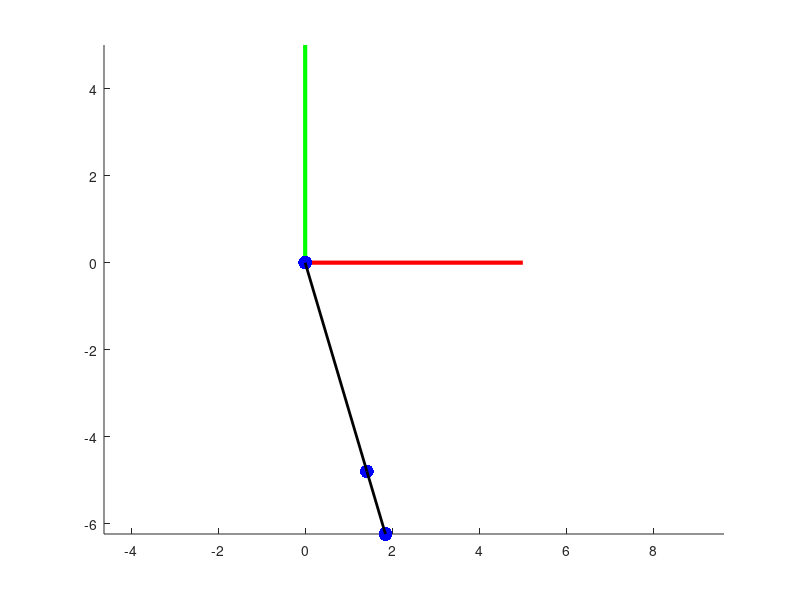

Source code (MATLAB):
close all
clear 
clf

l1 = input("Indica la longitud del primer eslabon eslabon [m]: ");
l2 = input("Indica la longitud del segundo eslabon eslabon [m]: ");
l3 = input("Indica la longitud del tercer eslabon eslabon [m]: ");
fprintf("[DEBUG] Eslabon 1: %f | Eslabon 2: %f | Eslabon 3: %f \n", l1, l2, l3);

rot_1 = input("Indica el angulo de rotacion del primer eslabon [rad]: ");
rot_2 = input("Indica el angulo de rotacion del segundo eslabon [rad]: ");
rot_3 = input("Indica el angulo de rotacion del tercer eslabon [rad]: ");

num_pasos = 50;
ang1 = linspace(0, rot_1, num_pasos);
ang2 = linspace(0, rot_2, num_pasos);
ang3 = linspace(0, rot_3, num_pasos);
%% Traslación 2 eslabones
for i = 1:num_pasos 
    clf
    %%EJES PRINCIPALES
    line([0 5],[0 0],[0 0],'color','red','linewidth', 3)
    line([0 0],[0 5],[0 0],'color','green','linewidth', 3)
    axis equal
    hold on

    %Primera articulación
    joint1 = [0 0]'; %Scatter
    scatter(joint1(1), joint1(2),100,'filled','MarkerFaceColor','blue');
    hold on

    
    %Segunda articulación   
    theta1 = ang1(i);   
    l1x = l1*cos(theta1);
    l1y = l1*sin(theta1);
    l1z = 0;

    joint2 = [l1x l1y l1z 1]';
    scatter(joint2(1), joint2(2),100,'filled','MarkerFaceColor','blue');
    
    % Punto final
    l2 = 1.5;
    theta2 = 0; 
    l2x = l2*cos(theta1 + theta2);
    l2y = l2*sin(theta1 + theta2);
    l2z = 0;

    EFx = l1x + l2x;
    EFy = l1y + l2y;
    EFz = l1z + l2z;
    EF = [EFx EFy EFz 1]';

    scatter(EF(1), EF(2),100,'filled','MarkerFaceColor','blue');

    %%Eslabones
    %Primer eslabón
    line([joint1(1) joint2(1)],[joint1(2) joint2(2)],[0 0],'color','black','linewidth', 2);

    %Segundo eslabón
    line([joint2(1) EF(1)],[joint2(2) EF(2)],[0 0],'color','black','linewidth', 2);

    pause(0.05)
end

% for i2 = 1:num_pasos 
%     clf
%     %%EJES PRINCIPALES
%     line([0 5],[0 0],[0 0],'color','red','linewidth', 3)
%     line([0 0],[0 5],[0 0],'color','green','linewidth', 3)
%     axis equal
%     hold on
% 
%     %Primer eslabón
%     scatter(joint1(1), joint1(2),100,'filled','MarkerFaceColor','blue');
%     scatter(joint2(1), joint2(2),100,'filled','MarkerFaceColor','blue');
%     line([joint1(1) joint2(1)],[joint1(2) joint2(2)],[0 0],'color','black','linewidth', 2);
% 
%     % Punto final
% 
%     theta2 = ang2(i2); 
%     l2x = l2*cos(theta1 + theta2);
%     l2y = l2*sin(theta1 + theta2);
%     l2z = 0;
% 
%     EFx = l1x + l2x;
%     EFy = l1y + l2y;
%     EFz = l1z + l2z;
%     EF = [EFx EFy EFz 1]';
% 
%     scatter(EF(1), EF(2),100,'filled','MarkerFaceColor','blue');
% 
%     %Segundo eslabón
%     line([joint2(1) EF(1)],[joint2(2) EF(2)],[0 0],'color','black','linewidth', 2);
% 
%      pause(0.05)
% end
